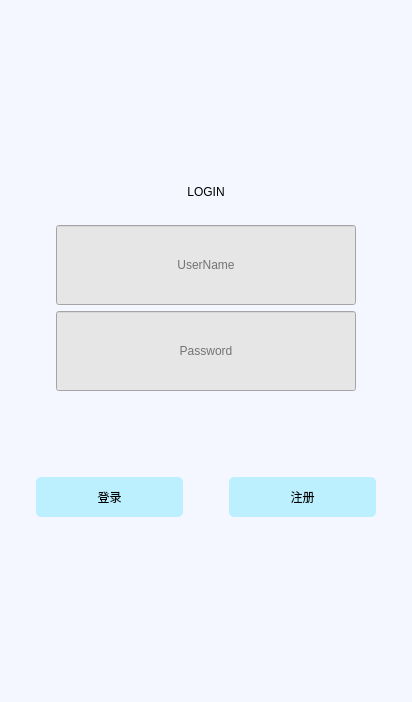
<?xml version="1.0" encoding="UTF-8"?>
<ui version="4.0">
 <class>loginWidget</class>
 <widget class="QWidget" name="loginWidget">
  <property name="geometry">
   <rect>
    <x>0</x>
    <y>0</y>
    <width>412</width>
    <height>702</height>
   </rect>
  </property>
  <property name="windowTitle">
   <string>Form</string>
  </property>
  <property name="styleSheet">
   <string notr="true">background-color: rgb(244, 247, 255);</string>
  </property>
  <layout class="QGridLayout" name="gridLayout">
   <item row="0" column="0">
    <layout class="QVBoxLayout" name="verticalLayout_3">
     <item>
      <spacer name="verticalSpacer_6">
       <property name="orientation">
        <enum>Qt::Vertical</enum>
       </property>
       <property name="sizeHint" stdset="0">
        <size>
         <width>20</width>
         <height>40</height>
        </size>
       </property>
      </spacer>
     </item>
     <item>
      <layout class="QHBoxLayout" name="horizontalLayout_3">
       <item>
        <spacer name="horizontalSpacer_2">
         <property name="orientation">
          <enum>Qt::Horizontal</enum>
         </property>
         <property name="sizeHint" stdset="0">
          <size>
           <width>40</width>
           <height>20</height>
          </size>
         </property>
        </spacer>
       </item>
       <item>
        <layout class="QVBoxLayout" name="verticalLayout_2" stretch="0,0,1,1,1">
         <item>
          <widget class="QLabel" name="label_3">
           <property name="styleSheet">
            <string notr="true">QLabel
{
	font: 50pt &quot;Arial&quot;;
}</string>
           </property>
           <property name="text">
            <string>LOGIN</string>
           </property>
           <property name="alignment">
            <set>Qt::AlignCenter</set>
           </property>
          </widget>
         </item>
         <item>
          <spacer name="horizontalSpacer_4">
           <property name="orientation">
            <enum>Qt::Horizontal</enum>
           </property>
           <property name="sizeHint" stdset="0">
            <size>
             <width>40</width>
             <height>20</height>
            </size>
           </property>
          </spacer>
         </item>
         <item>
          <layout class="QHBoxLayout" name="horizontalLayout_2">
           <item>
            <spacer name="verticalSpacer_3">
             <property name="orientation">
              <enum>Qt::Vertical</enum>
             </property>
             <property name="sizeHint" stdset="0">
              <size>
               <width>20</width>
               <height>40</height>
              </size>
             </property>
            </spacer>
           </item>
           <item>
            <layout class="QVBoxLayout" name="verticalLayout">
             <item>
              <spacer name="verticalSpacer_2">
               <property name="orientation">
                <enum>Qt::Vertical</enum>
               </property>
               <property name="sizeHint" stdset="0">
                <size>
                 <width>20</width>
                 <height>40</height>
                </size>
               </property>
              </spacer>
             </item>
             <item>
              <widget class="QtMaterialTextField" name="userName">
               <property name="minimumSize">
                <size>
                 <width>300</width>
                 <height>80</height>
                </size>
               </property>
               <property name="styleSheet">
                <string notr="true">font: 12pt &quot;Arial&quot;;
background-color: rgb(230, 230, 230);</string>
               </property>
               <property name="text">
                <string/>
               </property>
               <property name="alignment">
                <set>Qt::AlignCenter</set>
               </property>
               <property name="placeholderText">
                <string>UserName</string>
               </property>
              </widget>
             </item>
             <item>
              <widget class="QtMaterialTextField" name="passWord">
               <property name="minimumSize">
                <size>
                 <width>300</width>
                 <height>80</height>
                </size>
               </property>
               <property name="styleSheet">
                <string notr="true">font: 12pt &quot;Arial&quot;;
background-color: rgb(230, 230, 230);</string>
               </property>
               <property name="echoMode">
                <enum>QLineEdit::Password</enum>
               </property>
               <property name="alignment">
                <set>Qt::AlignCenter</set>
               </property>
               <property name="placeholderText">
                <string>Password</string>
               </property>
              </widget>
             </item>
            </layout>
           </item>
           <item>
            <spacer name="verticalSpacer_4">
             <property name="orientation">
              <enum>Qt::Vertical</enum>
             </property>
             <property name="sizeHint" stdset="0">
              <size>
               <width>20</width>
               <height>40</height>
              </size>
             </property>
            </spacer>
           </item>
          </layout>
         </item>
         <item>
          <spacer name="verticalSpacer">
           <property name="orientation">
            <enum>Qt::Vertical</enum>
           </property>
           <property name="sizeHint" stdset="0">
            <size>
             <width>20</width>
             <height>40</height>
            </size>
           </property>
          </spacer>
         </item>
         <item>
          <layout class="QHBoxLayout" name="horizontalLayout" stretch="1,0,1">
           <item>
            <widget class="QPushButton" name="loginBtn">
             <property name="minimumSize">
              <size>
               <width>75</width>
               <height>40</height>
              </size>
             </property>
             <property name="styleSheet">
              <string notr="true">font: 12pt &quot;幼圆&quot;;
background-color: rgb(188, 240, 255);
 border-radius: 5px;</string>
             </property>
             <property name="text">
              <string>登录</string>
             </property>
            </widget>
           </item>
           <item>
            <spacer name="horizontalSpacer">
             <property name="orientation">
              <enum>Qt::Horizontal</enum>
             </property>
             <property name="sizeHint" stdset="0">
              <size>
               <width>40</width>
               <height>20</height>
              </size>
             </property>
            </spacer>
           </item>
           <item>
            <widget class="QPushButton" name="signUpBtn">
             <property name="minimumSize">
              <size>
               <width>75</width>
               <height>40</height>
              </size>
             </property>
             <property name="styleSheet">
              <string notr="true">font: 12pt &quot;幼圆&quot;;
background-color: rgb(188, 240, 255);
border-radius: 5px;</string>
             </property>
             <property name="text">
              <string>注册</string>
             </property>
            </widget>
           </item>
          </layout>
         </item>
        </layout>
       </item>
       <item>
        <spacer name="horizontalSpacer_3">
         <property name="orientation">
          <enum>Qt::Horizontal</enum>
         </property>
         <property name="sizeHint" stdset="0">
          <size>
           <width>40</width>
           <height>20</height>
          </size>
         </property>
        </spacer>
       </item>
      </layout>
     </item>
     <item>
      <spacer name="verticalSpacer_5">
       <property name="orientation">
        <enum>Qt::Vertical</enum>
       </property>
       <property name="sizeHint" stdset="0">
        <size>
         <width>20</width>
         <height>40</height>
        </size>
       </property>
      </spacer>
     </item>
    </layout>
   </item>
  </layout>
 </widget>
 <customwidgets>
  <customwidget>
   <class>QtMaterialTextField</class>
   <extends>QLineEdit</extends>
   <header>qtmaterialtextfield.h</header>
  </customwidget>
 </customwidgets>
 <resources/>
 <connections/>
</ui>
